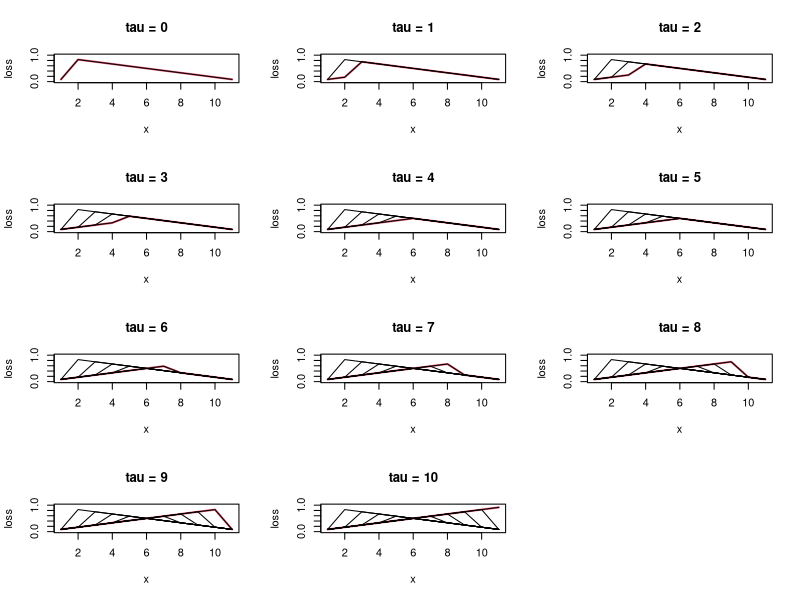
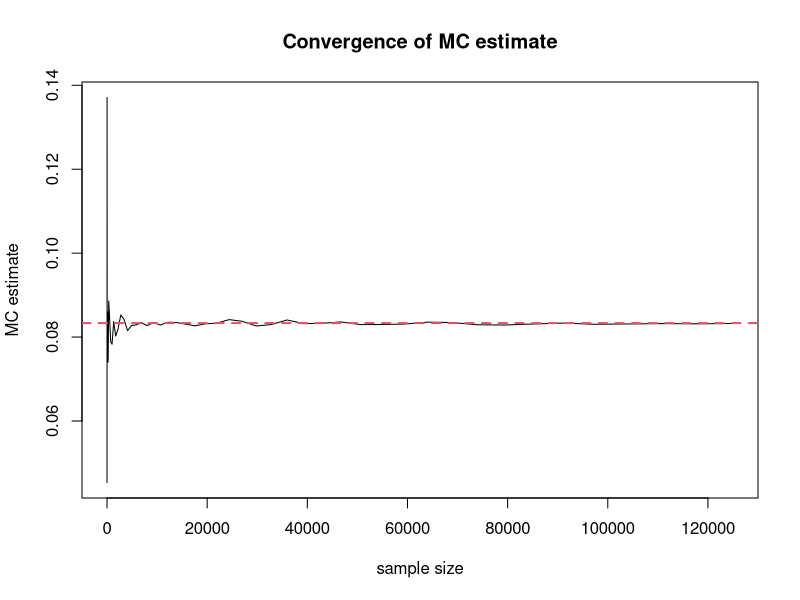

Generate these figures, in order, with R:
## ---- chunk 1
knitr::opts_chunk$set(echo = TRUE)
library(knitr)
## ---- chunk 2
eloss = function(tau, x) {
  n = 100000 # sample size
  r = rbeta(n, x+1, 11-x)
  l = mean((x>tau) * (1-r) + (x<=tau) * r)
  return(l)
}
Loss.mc = NULL
for(tau in 0:10) {
  loss = NULL
  for(x in 0:10) {
    loss = c(loss, eloss(tau, x))
  }
  Loss.mc = rbind(Loss.mc, loss)
}
rownames(Loss.mc) = paste('tau =', 0:10)
colnames(Loss.mc) = paste('x =', 0:10)
kable(round(Loss.mc, 4), caption = 'expected loss using MC')
Loss.theo = NULL
for(tau in 0:10) {
  loss = NULL
  for(x in 0:10) {
    l = (11-x)/12 + (x<=tau) * (2*x-10)/12
    loss = c(loss, l)
  }
  Loss.theo = rbind(Loss.theo, loss)
}
rownames(Loss.theo) = paste('tau =', 0:10)
colnames(Loss.theo) = paste('x =', 0:10)
kable(round(Loss.theo, 4), caption = 'theoretical expected loss')

kable(round(Loss.mc-Loss.theo, 4), caption = 'difference of MC method and theoretical method')
## ---- chunk 3
par(mfrow = c(4,3))
for(i in 0:10) {
  plot(Loss.mc[i+1,], type = 'l', ylim = c(0, 1),
       xlab = 'x', ylab = 'loss',
       main = paste0('tau = ',i), col = 2, lwd = 2)
  for(j in 0:i) {
    lines(Loss.mc[j+1,])
  }
}
## ---- chunk 4
eloss.p = function(n, tau=0, x=0) {
  r = rbeta(n, x+1, 11-x)
  l = mean((x>tau) * (1-r) + (x<=tau) * r)
  return(l)
}
par(mfrow = c(1,1))
est = NULL
s = (1:50)^3
for(n in s) {
  est = c(est, eloss.p(n))
}
plot(s, est, type = 'l', xlab = 'sample size', ylab = 'MC estimate',
     main = 'Convergence of MC estimate')
abline(h=1/12, col=2, lwd = 2, lty =2)
